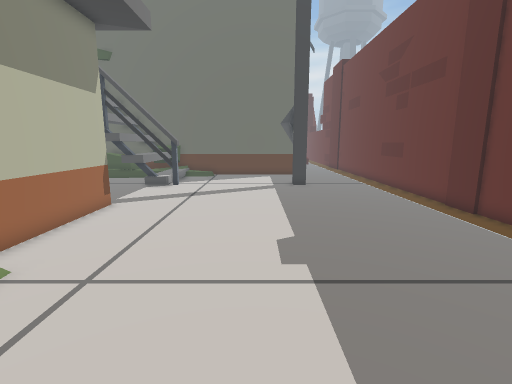
view 1 (above)

15 first-person views from a walk through a 3-D level made in the Unity game engine. The camera is 1.4 m above the floor, tilts 10° down and sees 85° across. The floor is counted in squares, 0.5 m on a side. Each view is taken from the middle of a square. On the plan, view 1 faces up. The plan holds only what a view shows up to about 19 squares ahead; the rest is blank. The place goes on beyond the plan. The player character is not drawn.

view 2
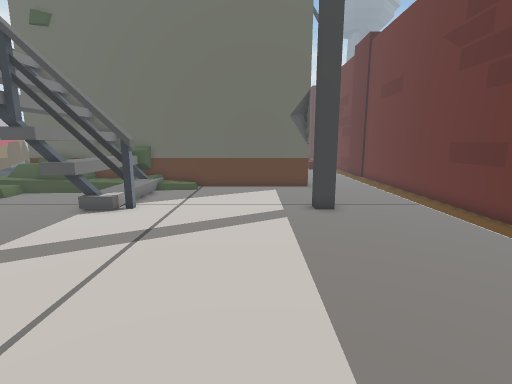

view 3
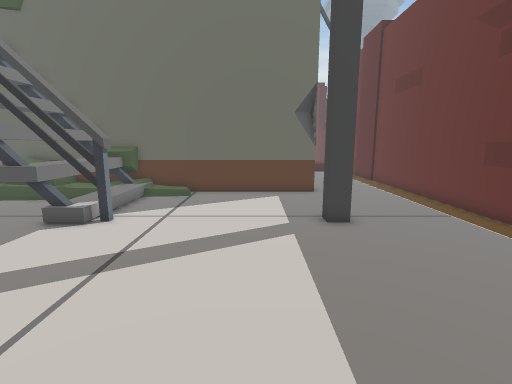

view 4
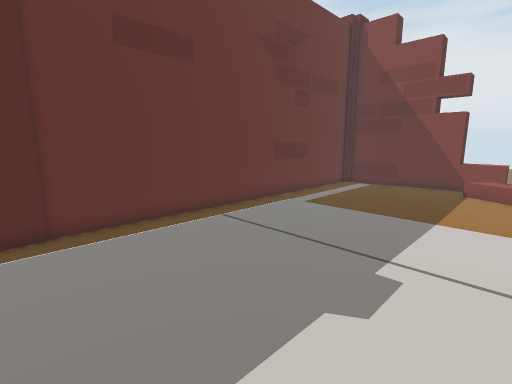

view 5
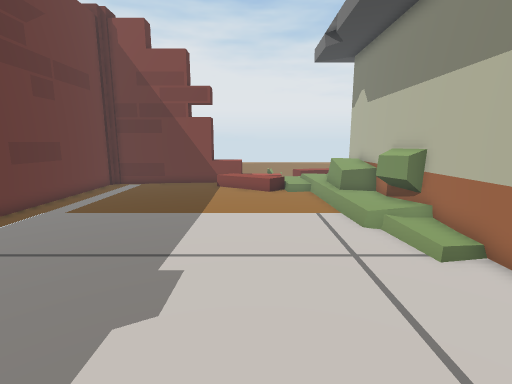

view 6
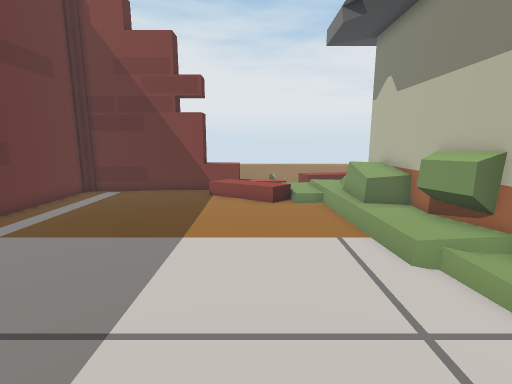

view 7
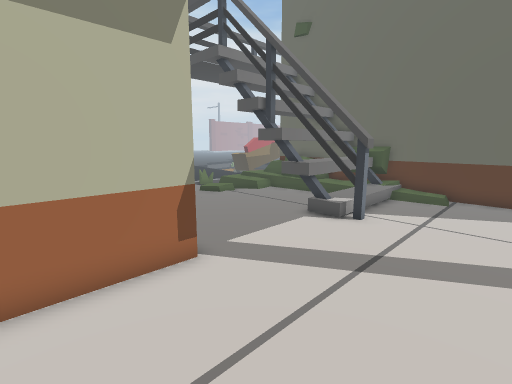

view 8
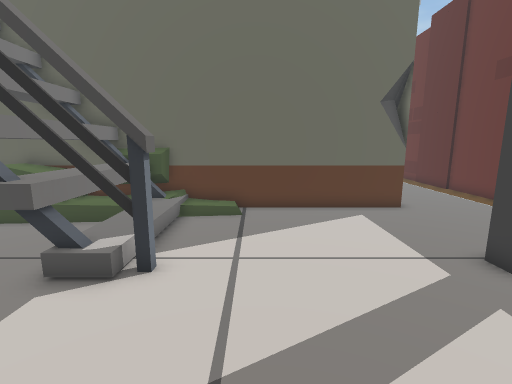

view 9
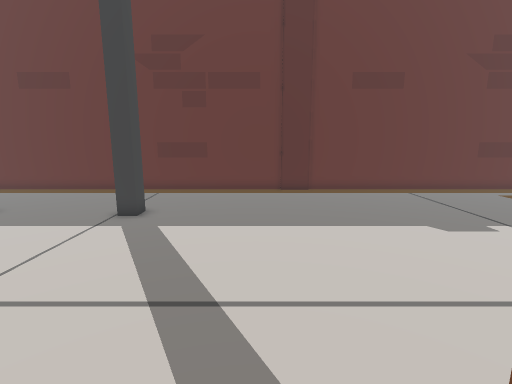

view 10
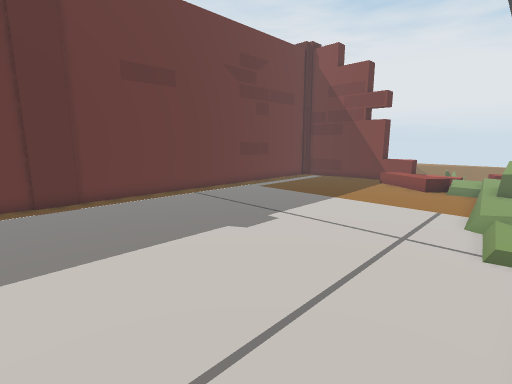

view 11
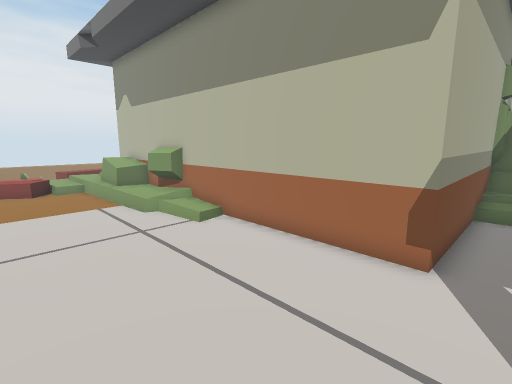

view 12
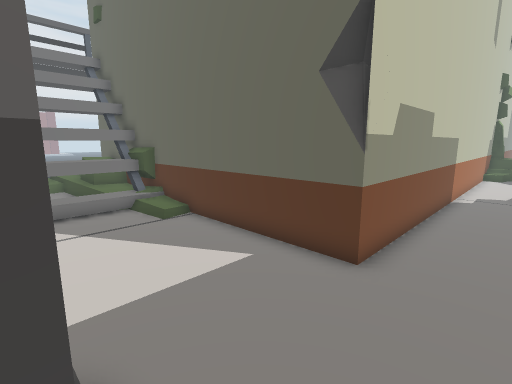

view 13
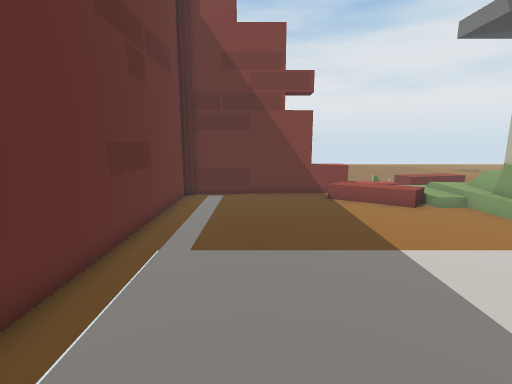

view 14
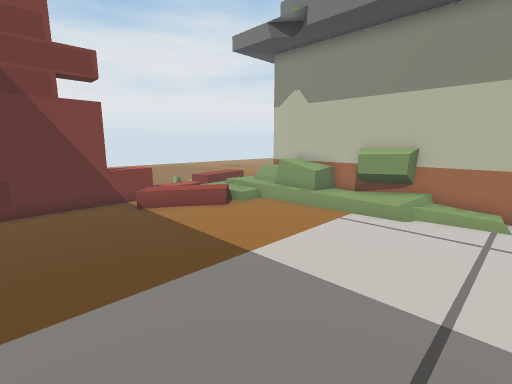

view 15
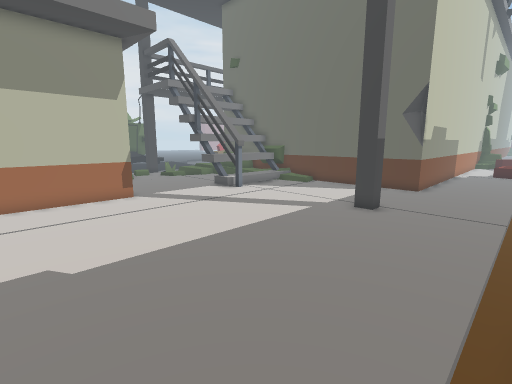

### Floor plan
Key: @ floor where view 1 was taken; # wall or solid block; x gap in a wall; . main floor; : floor 0.25 m higher than the main floor; + floor 0.5 m higher than the main floor; / step, stairs or slope; = window, fence, low wall or low ledge; ^ raised ledge; v drop or lower ground; O other object.
Columns run from 9 left of view 1 to 9 right of it. Each row starts with its distance up from view 1.
 29             #.....#
 28             #.....#
 27             #.....#
 26             #.....#
 25 #############.....#
 24 ^^^#::............#
 23 ^^OO..............#
 22 ^^OO..............#
 21 ^^OO..............#
 20 #^OO..............#
 19 ##xx........#.....#
 18 #=................#
 17 ..................#
 16 ..................#
 15 ..................#
 14 ..................#
 13 ###...............#
 12   #...............#
 11   #...............#
 10   #...............#
  9   #...............#
  8   #...............#
  7   #...............#
  6   # ..............#
  5   #= .............#
  4   #^#.............#
  3   #=..............#
  2   #=:.............#
  1   #=:.............#
  0   #=:....@........#
 -1   ##:.............#
 -2   ##=.............#
 -3   ##=.............#
 -4   #  :///.........#
 -5   #=:://+//.......#
 -6   == ::  //.......#
 -7   #= :/// v########
 -8       =//  #

Positions as (right, up) in squares from view 1, and headings:
1: (0, 0), facing up
2: (0, 7), facing up
3: (0, 9), facing up
4: (-1, 12), facing down-right
5: (-1, 12), facing down
6: (-1, 9), facing down
7: (-1, 9), facing up-left
8: (-3, 13), facing up
9: (-8, 14), facing right
10: (-6, 14), facing down-right
11: (0, 14), facing down-left
12: (6, 19), facing up-left
13: (5, 8), facing down
14: (6, 6), facing down-left
15: (8, 7), facing up-left
